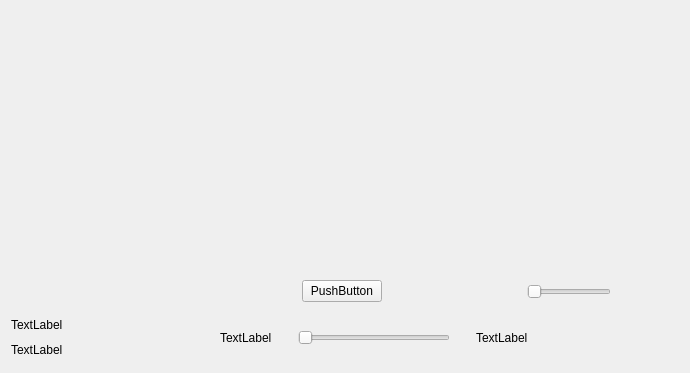
<?xml version="1.0" encoding="UTF-8"?>
<ui version="4.0">
 <class>music_play_widget</class>
 <widget class="QWidget" name="music_play_widget">
  <property name="geometry">
   <rect>
    <x>0</x>
    <y>0</y>
    <width>690</width>
    <height>373</height>
   </rect>
  </property>
  <property name="windowTitle">
   <string>Form</string>
  </property>
  <layout class="QGridLayout" name="gridLayout_2">
   <item row="1" column="0">
    <layout class="QGridLayout" name="main_layout">
     <item row="0" column="0">
      <layout class="QVBoxLayout" name="time_play_layout">
       <item>
        <layout class="QHBoxLayout" name="valume_play_layout">
         <item>
          <layout class="QVBoxLayout" name="empty_layout">
           <item>
            <spacer name="verticalSpacer">
             <property name="orientation">
              <enum>Qt::Orientation::Vertical</enum>
             </property>
             <property name="sizeHint" stdset="0">
              <size>
               <width>20</width>
               <height>40</height>
              </size>
             </property>
            </spacer>
           </item>
           <item>
            <layout class="QHBoxLayout" name="horizontalLayout_4">
             <item>
              <spacer name="horizontalSpacer_6">
               <property name="orientation">
                <enum>Qt::Orientation::Horizontal</enum>
               </property>
               <property name="sizeType">
                <enum>QSizePolicy::Policy::MinimumExpanding</enum>
               </property>
               <property name="sizeHint" stdset="0">
                <size>
                 <width>170</width>
                 <height>20</height>
                </size>
               </property>
              </spacer>
             </item>
            </layout>
           </item>
          </layout>
         </item>
         <item>
          <layout class="QVBoxLayout" name="play_button_layout">
           <item>
            <spacer name="verticalSpacer_2">
             <property name="orientation">
              <enum>Qt::Orientation::Vertical</enum>
             </property>
             <property name="sizeHint" stdset="0">
              <size>
               <width>20</width>
               <height>40</height>
              </size>
             </property>
            </spacer>
           </item>
           <item>
            <layout class="QHBoxLayout" name="horizontalLayout_5">
             <item>
              <spacer name="horizontalSpacer_7">
               <property name="orientation">
                <enum>Qt::Orientation::Horizontal</enum>
               </property>
               <property name="sizeType">
                <enum>QSizePolicy::Policy::MinimumExpanding</enum>
               </property>
               <property name="sizeHint" stdset="0">
                <size>
                 <width>60</width>
                 <height>20</height>
                </size>
               </property>
              </spacer>
             </item>
             <item>
              <widget class="QPushButton" name="play_button">
               <property name="text">
                <string>PushButton</string>
               </property>
              </widget>
             </item>
             <item>
              <spacer name="horizontalSpacer_8">
               <property name="orientation">
                <enum>Qt::Orientation::Horizontal</enum>
               </property>
               <property name="sizeType">
                <enum>QSizePolicy::Policy::MinimumExpanding</enum>
               </property>
               <property name="sizeHint" stdset="0">
                <size>
                 <width>60</width>
                 <height>20</height>
                </size>
               </property>
              </spacer>
             </item>
            </layout>
           </item>
          </layout>
         </item>
         <item>
          <layout class="QVBoxLayout" name="valume_layout">
           <item>
            <spacer name="verticalSpacer_3">
             <property name="orientation">
              <enum>Qt::Orientation::Vertical</enum>
             </property>
             <property name="sizeHint" stdset="0">
              <size>
               <width>20</width>
               <height>40</height>
              </size>
             </property>
            </spacer>
           </item>
           <item>
            <layout class="QHBoxLayout" name="valume_slider_layout">
             <item>
              <spacer name="horizontalSpacer_2">
               <property name="orientation">
                <enum>Qt::Orientation::Horizontal</enum>
               </property>
               <property name="sizeType">
                <enum>QSizePolicy::Policy::MinimumExpanding</enum>
               </property>
               <property name="sizeHint" stdset="0">
                <size>
                 <width>10</width>
                 <height>20</height>
                </size>
               </property>
              </spacer>
             </item>
             <item>
              <widget class="QSlider" name="valume_slider">
               <property name="sizePolicy">
                <sizepolicy hsizetype="Fixed" vsizetype="Fixed">
                 <horstretch>0</horstretch>
                 <verstretch>0</verstretch>
                </sizepolicy>
               </property>
               <property name="orientation">
                <enum>Qt::Orientation::Horizontal</enum>
               </property>
              </widget>
             </item>
             <item>
              <spacer name="horizontalSpacer_5">
               <property name="orientation">
                <enum>Qt::Orientation::Horizontal</enum>
               </property>
               <property name="sizeType">
                <enum>QSizePolicy::Policy::MinimumExpanding</enum>
               </property>
               <property name="sizeHint" stdset="0">
                <size>
                 <width>10</width>
                 <height>20</height>
                </size>
               </property>
              </spacer>
             </item>
            </layout>
           </item>
          </layout>
         </item>
        </layout>
       </item>
       <item>
        <spacer name="valume_time_layout_spacer_top">
         <property name="orientation">
          <enum>Qt::Orientation::Vertical</enum>
         </property>
         <property name="sizeType">
          <enum>QSizePolicy::Policy::Fixed</enum>
         </property>
         <property name="sizeHint" stdset="0">
          <size>
           <width>20</width>
           <height>10</height>
          </size>
         </property>
        </spacer>
       </item>
       <item>
        <layout class="QHBoxLayout" name="time_duration_layout">
         <item>
          <layout class="QVBoxLayout" name="verticalLayout">
           <item>
            <widget class="QLabel" name="music_title">
             <property name="text">
              <string>TextLabel</string>
             </property>
            </widget>
           </item>
           <item>
            <spacer name="verticalSpacer_4">
             <property name="orientation">
              <enum>Qt::Orientation::Vertical</enum>
             </property>
             <property name="sizeType">
              <enum>QSizePolicy::Policy::Minimum</enum>
             </property>
             <property name="sizeHint" stdset="0">
              <size>
               <width>20</width>
               <height>5</height>
              </size>
             </property>
            </spacer>
           </item>
           <item>
            <widget class="QLabel" name="music_authors">
             <property name="text">
              <string>TextLabel</string>
             </property>
            </widget>
           </item>
          </layout>
         </item>
         <item>
          <spacer name="horizontalSpacer">
           <property name="orientation">
            <enum>Qt::Orientation::Horizontal</enum>
           </property>
           <property name="sizeType">
            <enum>QSizePolicy::Policy::Expanding</enum>
           </property>
           <property name="sizeHint" stdset="0">
            <size>
             <width>10</width>
             <height>20</height>
            </size>
           </property>
          </spacer>
         </item>
         <item>
          <widget class="QLabel" name="current_music_time">
           <property name="text">
            <string>TextLabel</string>
           </property>
          </widget>
         </item>
         <item>
          <spacer name="current_music_time_spacer">
           <property name="orientation">
            <enum>Qt::Orientation::Horizontal</enum>
           </property>
           <property name="sizeType">
            <enum>QSizePolicy::Policy::Fixed</enum>
           </property>
           <property name="sizeHint" stdset="0">
            <size>
             <width>20</width>
             <height>20</height>
            </size>
           </property>
          </spacer>
         </item>
         <item>
          <widget class="QSlider" name="time_slider">
           <property name="sizePolicy">
            <sizepolicy hsizetype="MinimumExpanding" vsizetype="Fixed">
             <horstretch>0</horstretch>
             <verstretch>0</verstretch>
            </sizepolicy>
           </property>
           <property name="orientation">
            <enum>Qt::Orientation::Horizontal</enum>
           </property>
          </widget>
         </item>
         <item>
          <spacer name="music_duration_spacer">
           <property name="orientation">
            <enum>Qt::Orientation::Horizontal</enum>
           </property>
           <property name="sizeType">
            <enum>QSizePolicy::Policy::Fixed</enum>
           </property>
           <property name="sizeHint" stdset="0">
            <size>
             <width>20</width>
             <height>20</height>
            </size>
           </property>
          </spacer>
         </item>
         <item>
          <widget class="QLabel" name="music_duration">
           <property name="text">
            <string>TextLabel</string>
           </property>
          </widget>
         </item>
         <item>
          <spacer name="horizontalSpacer_3">
           <property name="orientation">
            <enum>Qt::Orientation::Horizontal</enum>
           </property>
           <property name="sizeHint" stdset="0">
            <size>
             <width>40</width>
             <height>20</height>
            </size>
           </property>
          </spacer>
         </item>
        </layout>
       </item>
       <item>
        <spacer name="time_layout_spacer_buttom">
         <property name="orientation">
          <enum>Qt::Orientation::Vertical</enum>
         </property>
         <property name="sizeType">
          <enum>QSizePolicy::Policy::Fixed</enum>
         </property>
         <property name="sizeHint" stdset="0">
          <size>
           <width>20</width>
           <height>5</height>
          </size>
         </property>
        </spacer>
       </item>
      </layout>
     </item>
    </layout>
   </item>
  </layout>
 </widget>
 <resources/>
 <connections/>
</ui>
